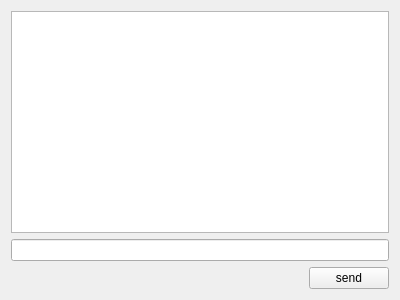
<?xml version="1.0" encoding="UTF-8"?>
<ui version="4.0">
 <class>Widget</class>
 <widget class="QWidget" name="Widget">
  <property name="geometry">
   <rect>
    <x>0</x>
    <y>0</y>
    <width>400</width>
    <height>300</height>
   </rect>
  </property>
  <property name="windowTitle">
   <string>客户端</string>
  </property>
  <layout class="QVBoxLayout" name="verticalLayout">
   <item>
    <widget class="QPlainTextEdit" name="plainTextEdit"/>
   </item>
   <item>
    <widget class="QLineEdit" name="lineEdit"/>
   </item>
   <item>
    <layout class="QHBoxLayout" name="horizontalLayout">
     <item>
      <spacer name="horizontalSpacer">
       <property name="orientation">
        <enum>Qt::Horizontal</enum>
       </property>
       <property name="sizeHint" stdset="0">
        <size>
         <width>40</width>
         <height>20</height>
        </size>
       </property>
      </spacer>
     </item>
     <item>
      <widget class="QPushButton" name="pushButtonSend">
       <property name="text">
        <string>send</string>
       </property>
      </widget>
     </item>
    </layout>
   </item>
  </layout>
 </widget>
 <layoutdefault spacing="6" margin="11"/>
 <resources/>
 <connections/>
</ui>
